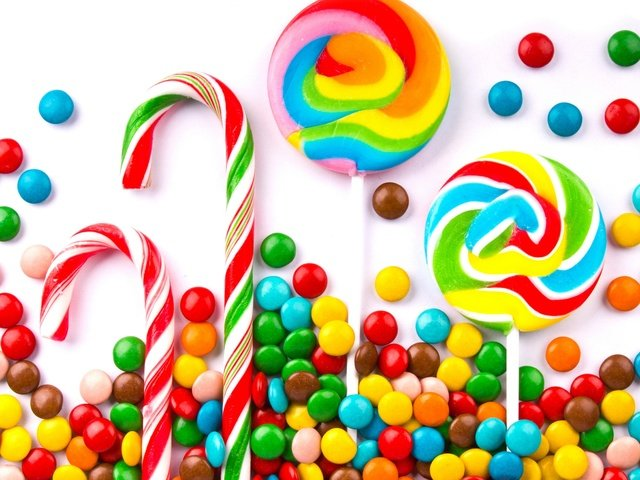
//> input picture lab_2/Images/1.jpg, 640 x 480 px
$ ./Main   (built with g++ and OpenCV 4)
//> lines starting //> are read from the running program, lines starting //| are printed output that depends on the picture
### lab_2/Noise.h
#include "opencv2/core/core.hpp"
#include "opencv2/highgui/highgui.hpp"
#include "opencv2/imgproc/imgproc.hpp"
#include "opencv2/core/hal/interface.h"

using namespace cv;

void salt_pepper_noise(Mat& image, int min, int max);

### lab_2/Filter_noise.h
#pragma once
#include <opencv2/opencv.hpp>
#include "opencv2/core/core.hpp"
#include "opencv2/highgui/highgui.hpp"
#include "opencv2/imgproc/imgproc.hpp"
#include "opencv2/core/hal/interface.h"
#include "iostream"
#include <vector>
#include <iostream>
#include <math.h>
#include <ctime>
#include <iostream>"

using namespace cv;

Mat geometric_mean(Mat image);

Mat median_filter(Mat& image, int rad);
int clamp(int value, int max, int min);

### lab_2/Noise.cpp
#include "Noise.h"

void salt_pepper_noise(Mat& image, int min, int max)
{
    Mat noise(image.size(), image.type());
    for (int i = 0; i < image.rows; i++) {
        for (int j = 0; j < image.cols; j++) {
            noise.at<Vec3b>(i, j) = Vec3b(0, 0, 0);
        }
    }
    RNG rng;
    int r;

    for (int i = 0; i < image.rows; i++) {
        for (int j = 0; j < image.cols; j++) {
            if (rng.uniform(0, 100) >= 50) {
                for (int ch = 0; ch < 3; ++ch) {
                    r = rng.uniform(0, 256);
                    if (r < min) noise.at<Vec3b>(i, j)[ch] = min;
                    if (r > max) noise.at<Vec3b>(i, j)[ch] = max;
                }
            }
        }
    }
    image += noise;
}

### lab_2/Filter_noise.cpp
#include "Filter_noise.h"

Mat geometric_mean(Mat image)
{
    Mat result;
    image.copyTo(result);
    int Radx = 2;
    int Rady = 2;
    for (int x = 0; x < image.cols; x++) {
        for (int y = 0; y < image.rows; y++) {
            double result_R = 1;
            double result_G = 1;
            double result_B = 1;
            for (int i = -Rady; i < Rady; i++) {
                for (int j = -Radx; j < Radx; j++) {
                    int X = std::min(x + j, image.cols - 1);
                    X = std::max(X, 0);
                    int Y = std::min(y + i, image.rows - 1);
                    Y = std::max(Y, 0);
                    Vec3b bgr = image.at<Vec3b>(Y, X);
                    if (bgr[2]) {
                        result_R *= bgr[2];
                    }
                    if (bgr[1]) {
                        result_G *= bgr[1];
                    }
                    if (bgr[0]) {
                        result_B *= bgr[0];
                    }
                }
                int a = pow(result_B, 1.0 / (9 * Radx * Rady));
                result.at<Vec3b>(y, x)[0] = std::min(pow(result_B, 1.0 / (16)), 255.0);
                result.at<Vec3b>(y, x)[1] = std::min(pow(result_G, 1.0 / (16)), 255.0);
                result.at<Vec3b>(y, x)[2] = std::min(pow(result_R, 1.0 / (16)), 255.0);
            }
        }
    }
    return result;
}

int clamp(int val, int max, int min)
{
    if (val > max) {
        return max;
    }
    else if (val < min) {
        return min;
    }
    else {
        return val;
    }
}

Mat median_filter(Mat& image, int rad)
{
    int r = image.rows;
    int c = image.cols;
    Mat result = image.clone();
    int diam = 2 * rad + 1;
    int d = diam * diam;
    std::vector<int> R(d), B(d), G(d);

    for (int x = 0; x < r; x++)
    {
        for (int y = 0; y < c; y++)
        {
            for (int i = -rad; i <= rad; i++)
            {
                for (int j = -rad; j <= rad; j++)
                {
                    int id = (i + rad) * diam + j + rad;
                    Vec3b color = result.at<Vec3b>(clamp(x + j, r - 1, 0), clamp(y + i, c - 1, 0));
                    B[id] = color[0];
                    G[id] = color[1];
                    R[id] = color[2];
                }
            }

            sort(R.begin(), R.end());
            sort(B.begin(), B.end());
            sort(G.begin(), G.end());

            int center_R = R[(d) / 2];
            int center_B = B[(d) / 2];
            int center_G = G[(d) / 2];

            Vec3b cl = { static_cast<unsigned char>(center_B), static_cast<unsigned char>(center_G), static_cast<unsigned char>(center_R) };
            result.at<Vec3b>(x, y) = cl;
        }
    }
    return result;
}

### lab_2/Main.cpp
#include <opencv2/opencv.hpp>
#include <opencv2/core/core.hpp>
#include <opencv2/highgui/highgui.hpp>
#include <vector>
#include <iostream>
#include <math.h>
#include <ctime>
#include <iostream>

#include "Filter_noise.h"
#include "Noise.h"

using namespace cv;
using namespace std;

float SSIM(const Mat& image1, const Mat& image2)
{
    Mat gray_image1;
    Mat gray_image2;

    cvtColor(image1, gray_image1, COLOR_BGR2GRAY);
    cvtColor(image2, gray_image2, COLOR_BGR2GRAY);

    int N = image1.rows * image1.cols;

    double ma = 0, mb = 0, sigma_a = 0, sigma_b = 0, cov = 0;

    for (int i = 0; i < gray_image1.rows; i++)
    {
        for (int j = 0; j < gray_image1.cols; j++)
        {
            ma += gray_image1.at<uchar>(i, j);
            mb += gray_image2.at<uchar>(i, j);
        }
    }

    ma /= N;
    mb /= N;

    for (int i = 0; i < gray_image1.rows; i++)
    {
        for (int j = 0; j < gray_image1.cols; j++)
        {
            sigma_a += pow(gray_image1.at<uchar>(i, j) - ma, 2);
            sigma_b += pow(gray_image2.at<uchar>(i, j) - mb, 2);
            cov += abs((gray_image1.at<uchar>(i, j) - ma) * (gray_image2.at<uchar>(i, j) - mb));
        }
    }

    int n = N - 1;
    sigma_a /= n;
    sigma_b /= n;
    cov /= n;

    float c1 = 0.01 * 255 * 0.01 * 255; // 6.5025
    float c2 = 0.03 * 255 * 0.03 * 255; // 58.5225
    double c3 = c2 / 2;

    double l = (2 * ma * mb + c1) / (pow(ma, 2) + pow(mb, 2) + c1);
    double c = (2 * sqrt(sigma_a) * sqrt(sigma_b) + c2) / (sigma_a + sigma_b + c2);
    double s = (cov + c3) / (sqrt(sigma_a) * sqrt(sigma_b) + c3);

    double result = l * c * s;
    return result;
}

int main(int argc, char** argv)
{
    Mat image, noise;

    image = imread("../images/1.jpg");
//> image is the input picture: 480 rows x 640 cols, CV_8UC3; mean B, G, R 150.4, 184.6, 202.9
    noise = image.clone();

    //==========Add noise==========//
    //Salt and Pepper noise
    int min = 0;
    int max = 50;
    salt_pepper_noise(noise, min, max);
//> after the loop in salt_pepper_noise, `for (int i = 0; i < image.rows; i++)`: noise: 480 rows x 640 cols, CV_8UC3; every value is 0
//> after the loop in salt_pepper_noise, `for (int i = 0; i < image.rows; i++)`:
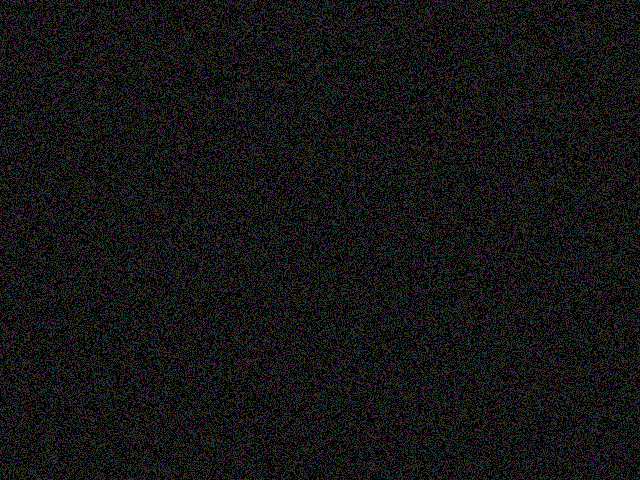
//> noise: 480 rows x 640 cols, CV_8UC3; mean B, G, R 20, 20, 20
    imwrite("../images/s.p_noise.jpg", noise);

    //==========Denoising==========//
    //Median
    Mat denoising_median;
    clock_t s1 = clock();
    denoising_median = median_filter(noise, 1);
//> after the loop in median_filter, `for (int x = 0; x < r; x++)`:
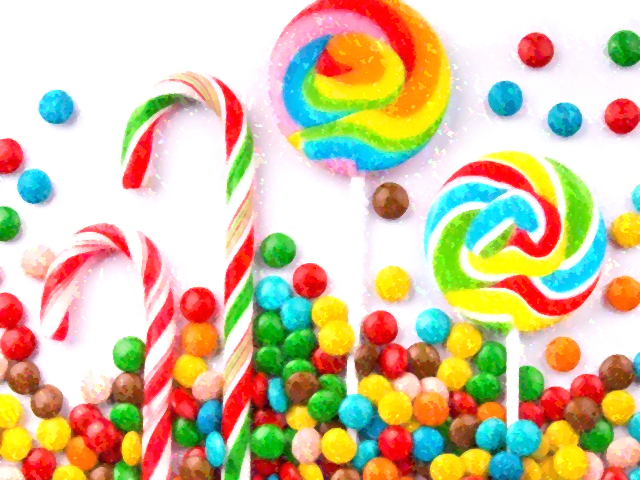
//> result: 480 rows x 640 cols, CV_8UC3; mean B, G, R 160.3, 194.6, 211.2
//> after the loop in median_filter, `for (int x = 0; x < r; x++)`: B = [227, 227, 241, 241, 241, 255, 255, 255, 255]; G = [214, 214, 221, 221, 221, 252, 252, 252, 252]; R = [6, 6, 13, 13, 13, 50, 50, 50, 50]
    clock_t s2 = clock();
    imwrite("../images/denoising_median.jpg", denoising_median);

    //Geometric mean
    Mat denoising_geom;
    clock_t s3 = clock();
    denoising_geom = geometric_mean(noise);
//> after the loop in geometric_mean, `for (int x = 0; x < image.cols; x++)`:
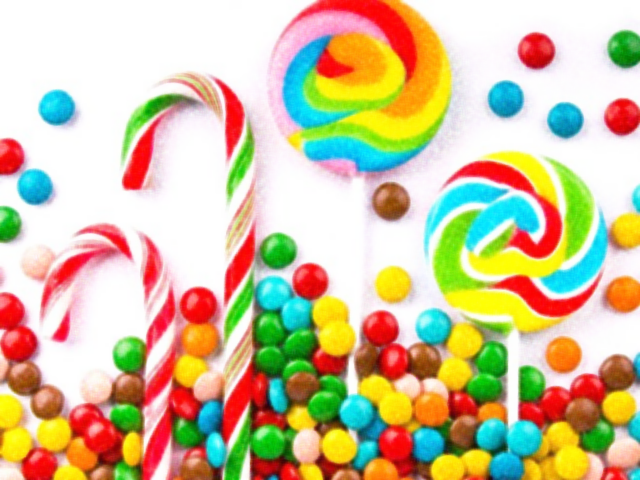
//> result: 480 rows x 640 cols, CV_8UC3; mean B, G, R 155.6, 192.4, 207.4
    clock_t s4 = clock();
    imwrite("../images/denois_geom.jpg", denoising_geom);

    //OpenCV - GaussianBlur
    Mat denoising_CV;
    clock_t s5 = clock();
    GaussianBlur(noise, denoising_CV, Size(5, 5), 0, 0);
    clock_t s6 = clock();
    imwrite("../images/denois_CV.jpg", denoising_CV);

    //==========Сomparison==========//
    float m4 = SSIM(image, noise);
//> in SSIM, `cvtColor(image1, gray_image1, COLOR_BGR2GRAY);`:
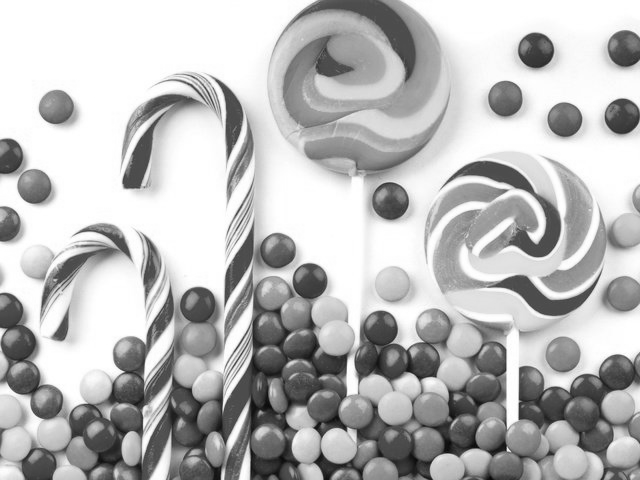
//> gray_image1: 480 rows x 640 cols, CV_8UC1; min 6, max 255, mean 186.2
//> in SSIM, `cvtColor(image2, gray_image2, COLOR_BGR2GRAY);`:
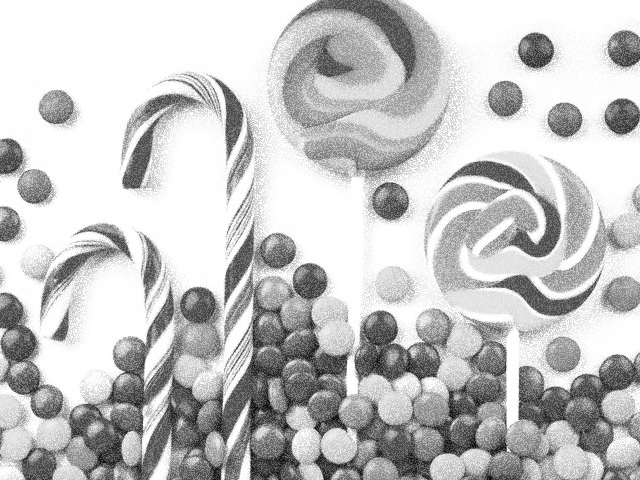
//> gray_image2: 480 rows x 640 cols, CV_8UC1; min 6, max 255, mean 196.6
//> the loop in SSIM, `for (int i = 0; i < gray_image1.rows; i++)` made 480 passes
//> (ma, mb) on passes 1 to 3: (150539, 151817), (300456, 302906), (449641, 453731)
//> after the loop in SSIM, `for (int i = 0; i < gray_image1.rows; i++)`: ma = 57196736; mb = 60392546
//> in SSIM, `ma /= N;`: ma = 186.2
//> in SSIM, `mb /= N;`: mb = 196.6
//> the loop in SSIM, `for (int i = 0; i < gray_image1.rows; i++)` made 480 passes
//> (sigma_a, sigma_b, cov) on passes 1 to 3: (3221150.4, 2479532.3, 2809364.4), (6482421.9, 5037776.2, 5677990.3), (9803775.5, 7592135.7, 8571602.9)
//> after the loop in SSIM, `for (int i = 0; i < gray_image1.rows; i++)`: sigma_a = 1.44e+09; sigma_b = 1.23e+09; cov = 1.29e+09
//> in SSIM, `sigma_a /= n;`: sigma_a = 4674.5
//> in SSIM, `sigma_b /= n;`: sigma_b = 4007.6
//> in SSIM, `cov /= n;`: cov = 4212.4
//> in SSIM, `double l = (2 * ma * mb + c1) / (pow(ma, 2) + pow(mb, 2) + c1);`: l = 0.999
//> in SSIM, `double c = (2 * sqrt(sigma_a) * sqrt(sigma_b) + c2) / (sigma_a + sigma..`: c = 0.997
//> in SSIM, `double s = (cov + c3) / (sqrt(sigma_a) * sqrt(sigma_b) + c3);`: s = 0.973
//> in SSIM, `double result = l * c * s;`: result = 0.969
//> m4 = 0.969
    cout << endl << "\tSSIM: Original image and Noise = " << m4 << endl << endl;
//| 	SSIM: Original image and Noise = 0.969119

    cout << "\tTime of my Median filter = " << (double)(s2 - s1) / CLOCKS_PER_SEC << " seconds" << endl;
    float m1 = SSIM(image, denoising_median);
//> in SSIM (call 2), `cvtColor(image2, gray_image2, COLOR_BGR2GRAY);`:
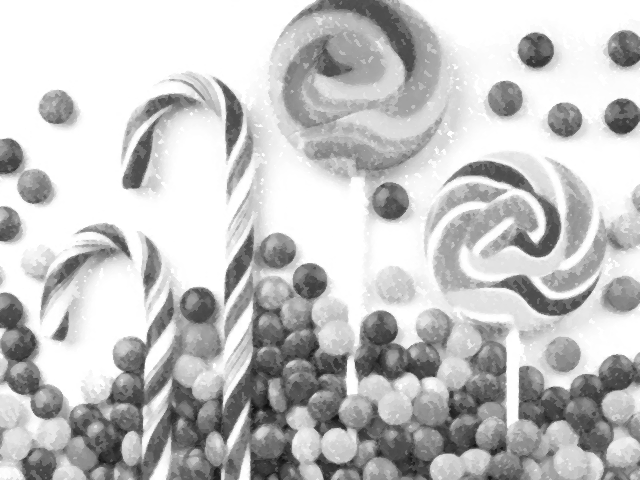
//> gray_image2: 480 rows x 640 cols, CV_8UC1; min 15, max 255, mean 195.6
//> the loop in SSIM (call 2), `for (int i = 0; i < gray_image1.rows; i++)` made 480 passes
//> (ma, mb) on passes 1 to 3: (150539, 151164), (300456, 301986), (449641, 452519)
//> after the loop in SSIM (call 2), `for (int i = 0; i < gray_image1.rows; i++)`: ma = 57196736; mb = 60102801
//> in SSIM (call 2), `ma /= N;`: ma = 186.2
//> in SSIM (call 2), `mb /= N;`: mb = 195.6
//> the loop in SSIM (call 2), `for (int i = 0; i < gray_image1.rows; i++)` made 480 passes
//> (sigma_a, sigma_b, cov) on passes 1 to 3: (3221150.4, 2633509.7, 2897555.9), (6482421.9, 5299086, 5831569.8), (9803775.5, 7966603.4, 8794685.8)
//> after the loop in SSIM (call 2), `for (int i = 0; i < gray_image1.rows; i++)`: sigma_a = 1.44e+09; sigma_b = 1.17e+09; cov = 1.28e+09
//> in SSIM (call 2), `sigma_a /= n;`: sigma_a = 4674.5
//> in SSIM (call 2), `sigma_b /= n;`: sigma_b = 3800.3
//> in SSIM (call 2), `cov /= n;`: cov = 4154
//> in SSIM (call 2), `double c = (2 * sqrt(sigma_a) * sqrt(sigma_b) + c2) / (sigma_a + sigma..`: c = 0.995
//> in SSIM (call 2), `double s = (cov + c3) / (sqrt(sigma_a) * sqrt(sigma_b) + c3);`: s = 0.986
//> in SSIM (call 2), `double result = l * c * s;`: result = 0.979
//> m1 = 0.979
    cout << "\tSSIM: Original image and Median filter = " << m1 << endl << endl;
//| 	SSIM: Original image and Median filter = 0.979241

    cout << "\tTime of my Geometric mean filter = " << (double)(s4 - s3) / CLOCKS_PER_SEC << " seconds" << endl;
    float m2 = SSIM(image, denoising_geom);
//> in SSIM (call 3), `cvtColor(image2, gray_image2, COLOR_BGR2GRAY);`:
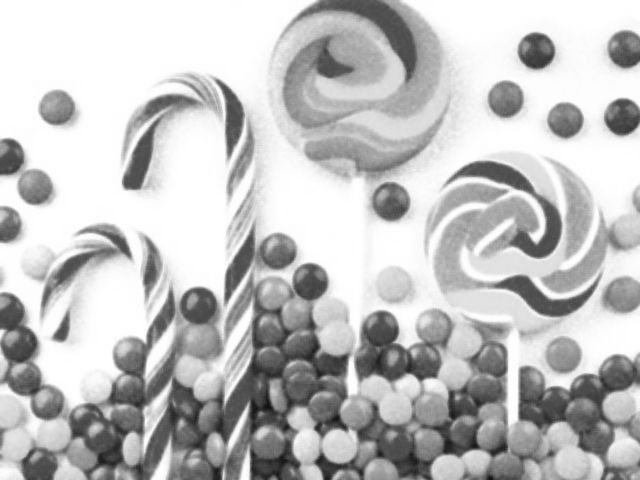
//> gray_image2: 480 rows x 640 cols, CV_8UC1; min 16, max 255, mean 192.7
//> the loop in SSIM (call 3), `for (int i = 0; i < gray_image1.rows; i++)` made 480 passes
//> (ma, mb) on passes 1 to 3: (150539, 151137), (300456, 301940), (449641, 452245)
    cout << "\tSSIM: Original image and Geometric mean filter = " << m2 << endl << endl;
//| 	SSIM: Original image and Geometric mean filter = 0.982746

    cout << "\tTime of OpenCV Gaussian filter = " << (double)(s6 - s5) / CLOCKS_PER_SEC << " seconds" << endl;
    float m3 = SSIM(image, denoising_CV);
    cout << "\tSSIM: Original image and OpenCV Gaussian filter = " << m3 << endl << endl;
//| 	SSIM: Original image and OpenCV Gaussian filter = 0.981599

    cout << "=============================================================================" << endl;

    system("pause");
}
